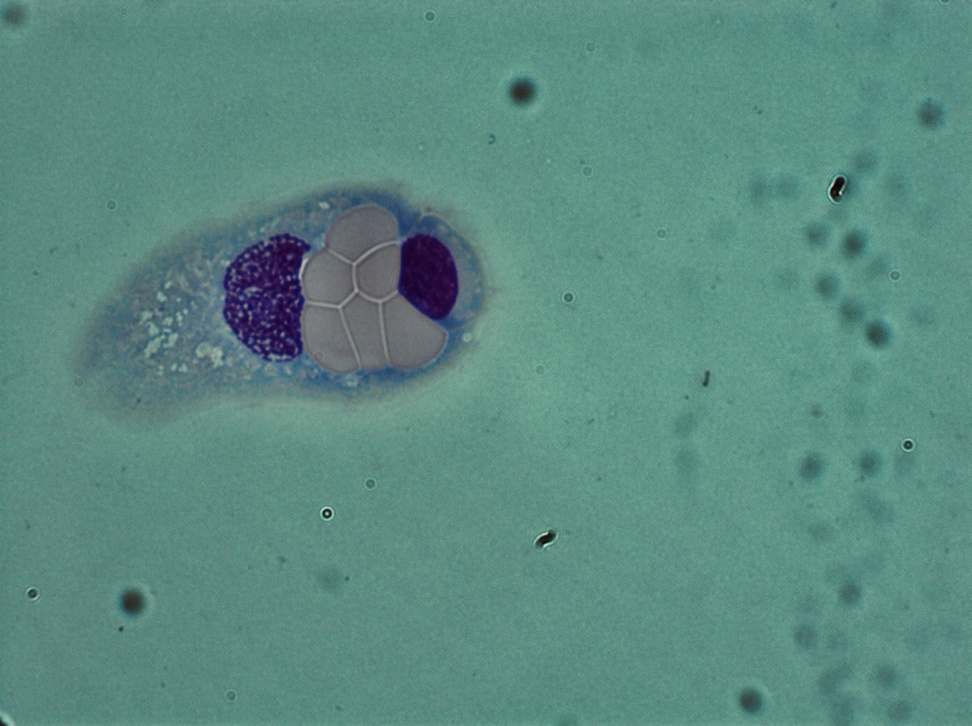
#> input picture photo_2025-08-10 12.16.37.jpeg, 972 x 726 px, shrunk from 1280 x 956 before the run
$ python -i datasets.py   (imports and definitions only)
#> lines starting #> are read from the running program, lines starting #| are printed output that depends on the picture; after the words box and inside, x2 and y2 are one past the last pixel; in counts of white or black regions, pixels touching at a corner belong together
#> further down, picture is the input picture: shape (726, 972, 3); mean B, G, R 129, 138.2, 91
"""Dataset adapters: turn a downloaded labeled cell dataset into
(contour, label) records the experiment/classifier can consume.

erythrocytesIDB ships per-cell BINARY MASKS (mask-circular / mask-elongated /
mask-other) alongside the cropped cell images. We extract the contour straight
from the mask — clean ground-truth boundaries, no re-segmentation needed (the
default HSV+top-hat mask is tuned for purple stain and would miss pink RBCs).
"""

from __future__ import annotations

from pathlib import Path

import cv2
import numpy as np

# erythrocytesIDB shape classes
IDB_CLASSES = ["circular", "elongated", "other"]


# [12 lines left out: function _contour_from_mask, not called in this run]


def _contour_from_stained_crop(img_bgr: np.ndarray, min_area=120, max_frac=0.92):
    """Contour of a purple-stained cell crop via HSV-saturation Otsu (the stain
    is far more saturated than the pale background). Returns the largest
    plausible contour, or None for debris / whole-frame thresholds."""
#> called with min_area = 120, max_frac = 0.92
    hsv = cv2.cvtColor(img_bgr, cv2.COLOR_BGR2HSV)
#> hsv: shape (726, 972, 3); mean H, S, V 85.1, 89.9, 139.7
    s = cv2.GaussianBlur(hsv[:, :, 1], (5, 5), 0)
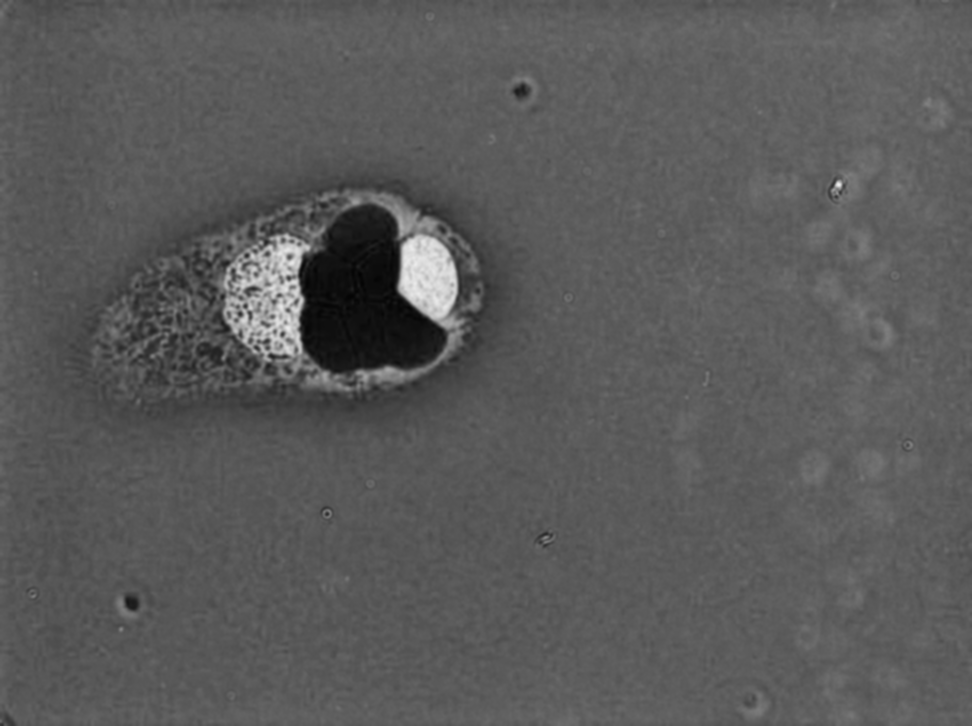
#> s: shape (726, 972); min 3, max 239, mean 89.9
    _, m = cv2.threshold(s, 0, 255, cv2.THRESH_BINARY + cv2.THRESH_OTSU)
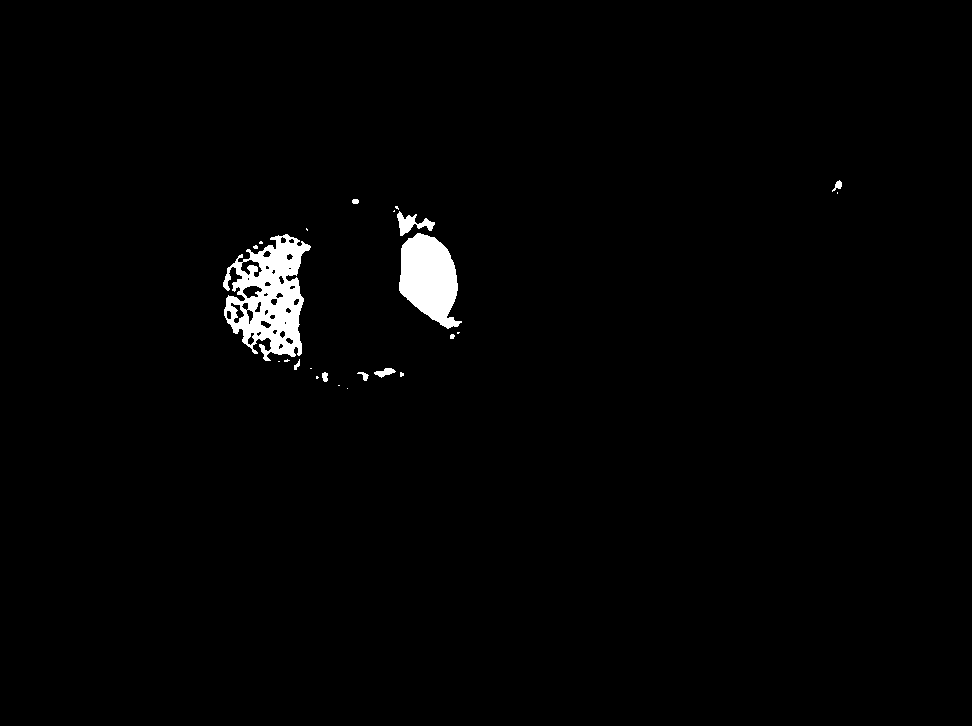
#> m: shape (726, 972); 1.5% white; 24 white regions (14 under 20 px), largest, box (x1, y1, x2, y2) and area: (223, 234, 311, 361) 5979, (399, 233, 462, 329) 4001, (397, 211, 435, 236) 394
    m = cv2.morphologyEx(m, cv2.MORPH_CLOSE,
                         cv2.getStructuringElement(cv2.MORPH_ELLIPSE, (5, 5)))
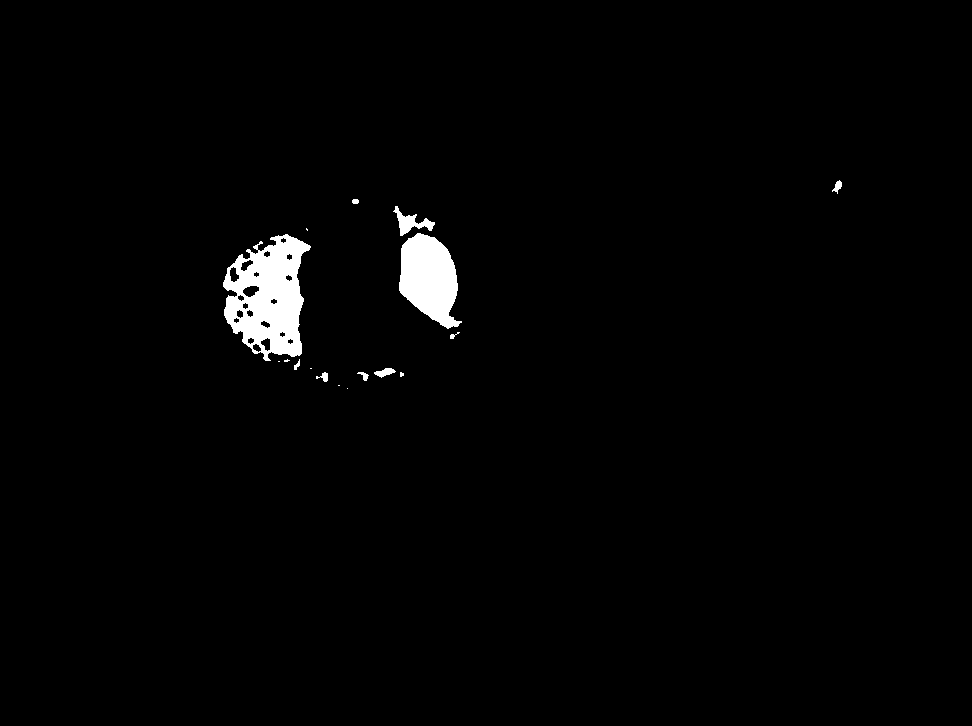
#> m: shape (726, 972); 1.7% white; 17 white regions (7 under 20 px)
    cnts, _ = cv2.findContours(m, cv2.RETR_EXTERNAL, cv2.CHAIN_APPROX_NONE)
#> cnts = 17 contours, 8 with area under 20; largest, box (x1, y1, x2, y2) and area: (223, 234, 311, 361) 7304, (399, 233, 462, 329) 3890, (393, 206, 435, 236) 384, (374, 368, 396, 378) 96, (832, 180, 842, 194) 52
    if not cnts:
        return None
    c = max(cnts, key=cv2.contourArea)
#> c = contour of 435 points, box (x1, y1, x2, y2) (223, 234, 311, 361), area 7304
    area = cv2.contourArea(c)
#> area = 7303.5
    if area < min_area or area > max_frac * img_bgr.shape[0] * img_bgr.shape[1]:
        return None
    return c.reshape(-1, 2).astype(np.float64)


# [39 lines left out: function find_erythrocytesIDB, not called in this run]


# --------------------------------------------------------------------------
# Chula-RBC-12: smear images + per-cell coordinate labels (multi-class)
# --------------------------------------------------------------------------

CHULA_CLASSES = {
    0: "Normal", 1: "Macrocyte", 2: "Microcyte", 3: "Spherocyte",
    4: "Target", 5: "Stomatocyte", 6: "Ovalocyte", 7: "Teardrop",
    8: "Burr", 9: "Schistocyte", 11: "Hypochromia", 12: "Elliptocyte",
}


def is_chula(root: Path) -> bool:
    root = Path(root)
    return (root / "Dataset").is_dir() and (root / "Label").is_dir()


# [78 lines left out: functions _central_contour, find_chula, not called in this run]


# [13 lines not run here, left out]

>>> import cv2
>>> picture = cv2.imread('../../photo_2025-08-10 12.16.37.jpeg')
>>> result = _contour_from_stained_crop(picture)
#> result = 435 pairs, first value 223 to 310, second value 234 to 360
